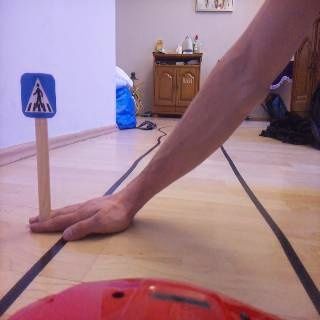
#> input picture src/perception/object_classi/kep.jpg, 320 x 320 px
$ python -i LaneKeepingAlgorithm.py   (imports and definitions only)
#> lines starting #> are read from the running program, lines starting #| are printed output that depends on the picture; after the words box and inside, x2 and y2 are one past the last pixel; in counts of white or black regions, pixels touching at a corner belong together
import cv2
import numpy as np
import math

# [35 lines of commented-out code are left out]


def detect_edges(frame):
    # [9 lines of commented-out code are left out]
    edges = cv2.Canny(frame, 50, 100)
    #cv2.imshow("edges",edges)

    return edges

def region_of_interest(edges):
    height, width = edges.shape
    mask = np.zeros_like(edges)

    # only focus lower half of the screen
    polygon = np.array([[
        (0, height),
        (0,  height/2),
        (width , height/2),
        (width , height),
    ]], np.int32)

    cv2.fillPoly(mask, polygon, 255)

    cropped_edges = cv2.bitwise_and(edges, mask)
    # cv2.imshow("roi",cropped_edges)

    return cropped_edges

def detect_line_segments(cropped_edges):
    rho = 1
    theta = np.pi / 180
    min_threshold = 10

    line_segments = cv2.HoughLinesP(cropped_edges, rho, theta, min_threshold,
                                    np.array([]), minLineLength=5, maxLineGap=150)

    return line_segments

def average_slope_intercept(frame, line_segments):
    lane_lines = []

    if line_segments is None:
        print("no line segments detected")
        return lane_lines

    height, width,_ = frame.shape
    left_fit = []
    right_fit = []

    boundary = 1/3
    left_region_boundary = width * (1 - boundary)
    right_region_boundary = width * boundary

    for line_segment in line_segments:
        for x1, y1, x2, y2 in line_segment:
            if x1 == x2:
                print("skipping vertical lines (slope = infinity")
                continue

            fit = np.polyfit((x1, x2), (y1, y2), 1)
            slope = (y2 - y1) / (x2 - x1)
            intercept = y1 - (slope * x1)

            if slope < 0:
                if x1 < left_region_boundary and x2 < left_region_boundary:
                    left_fit.append((slope, intercept))
            else:
                if x1 > right_region_boundary and x2 > right_region_boundary:
                    right_fit.append((slope, intercept))

    left_fit_average = np.average(left_fit, axis=0)
    if len(left_fit) > 0:
        lane_lines.append(make_points(frame, left_fit_average))

    right_fit_average = np.average(right_fit, axis=0)
    if len(right_fit) > 0:
        lane_lines.append(make_points(frame, right_fit_average))

    return lane_lines

def make_points(frame, line):
    height, width, _ = frame.shape

    slope, intercept = line

    y1 = height  # bottom of the frame
    y2 = int(y1 / 2)  # make points from middle of the frame down

    if slope == 0:
        slope = 0.1

    x1 = int((y1 - intercept) / slope)
    x2 = int((y2 - intercept) / slope)

    return [[x1, y1, x2, y2]]

def display_lines(frame, lines, line_color=(0, 255, 0), line_width=6):
    line_image = np.zeros_like(frame)

    if lines is not None:
        for line in lines:
            for x1, y1, x2, y2 in line:
                cv2.line(line_image, (x1, y1), (x2, y2), line_color, line_width)

    line_image = cv2.addWeighted(frame, 0.8, line_image, 1, 1)

    return line_image


def display_heading_line(frame, steering_angle, line_color=(0, 0, 255), line_width=5 ):
    heading_image = np.zeros_like(frame)
    height, width, _ = frame.shape

    steering_angle_radian = steering_angle / 180.0 * math.pi

    x1 = int(width / 2)
    y1 = height
    x2 = int(x1 - height / 2 / math.tan(steering_angle_radian))
    y2 = int(height / 2)

    cv2.line(heading_image, (x1, y1), (x2, y2), line_color, line_width)
    heading_image = cv2.addWeighted(frame, 0.8, heading_image, 1, 1)

    return heading_image

def get_steering_angle(frame, lane_lines):

    height,width,_ = frame.shape

    if len(lane_lines) == 2:
        _, _, left_x2, _ = lane_lines[0][0]
        _, _, right_x2, _ = lane_lines[1][0]
        mid = int(width / 2)
        x_offset = (left_x2 + right_x2) / 2 - mid
        y_offset = int(height / 2)

    elif len(lane_lines) == 1:
        x1, _, x2, _ = lane_lines[0][0]
        x_offset = x2 - x1
        y_offset = int(height / 2)

    elif len(lane_lines) == 0:
        x_offset = 0
        y_offset = int(height / 2)

    angle_to_mid_radian = math.atan(x_offset / y_offset)
    angle_to_mid_deg = int(angle_to_mid_radian * 180.0 / math.pi)
    steering_angle = angle_to_mid_deg + 90

    return steering_angle

# [16 lines of commented-out code are left out]

def lane_finding(frame):
    edges = detect_edges(frame)
    roi = region_of_interest(edges)
    line_segments = detect_line_segments(roi)
    lane_lines = average_slope_intercept(frame,line_segments)
    lane_lines_image = display_lines(frame,lane_lines)
    steering_angle = get_steering_angle(frame, lane_lines)
    heading_image = display_heading_line(lane_lines_image,steering_angle)
    return steering_angle, heading_image


# [68 lines of commented-out code are left out]

>>> import cv2
>>> picture = cv2.imread('src/perception/object_classi/kep.jpg')
#> picture is the input picture: shape (320, 320, 3); mean B, G, R 139.6, 126.3, 159.9
>>> result = lane_finding(picture)
#> in detect_edges, `edges = cv2.Canny(frame, 50, 100)`:
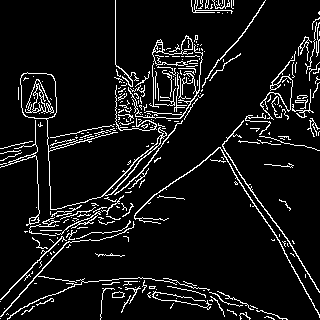
#> edges: shape (320, 320); 8% white in thin lines or dots
#> in region_of_interest, `cv2.fillPoly(mask, polygon, 255)`:
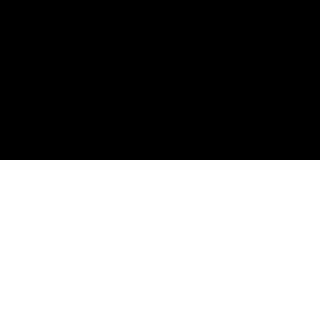
#> mask: shape (320, 320); 50% white; 1 white region, box (x1, y1, x2, y2) and area: (0, 160, 320, 320) 51200
#> in region_of_interest, `cropped_edges = cv2.bitwise_and(edges, mask)`:
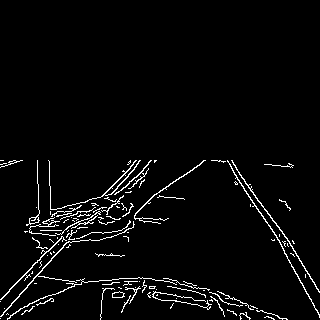
#> cropped_edges: shape (320, 320); 3.5% white in thin lines or dots, all inside (x1, y1, x2, y2) = (0, 160, 320, 320)
#> in detect_line_segments, `line_segments = cv2.HoughLinesP(cropped_edges, rho, theta, min_thresho..`: line_segments = 111 rows, first 6: [0, 316, 140, 160], [38, 189, 246, 314], [231, 160, 319, 291], [10, 161, 240, 316], [121, 312, 144, 167], [26, 224, 212, 160]
#> the loop in average_slope_intercept, `for line_segment in line_segments:` made 111 passes
#> line_segment on passes 1 to 12: [[0, 316, 140, 160]], [[38, 189, 246, 314]], [[231, 160, 319, 291]], [[10, 161, 240, 316]], [[121, 312, 144, 167]], [[26, 224, 212, 160]], [[0, 301, 130, 162]], [[29, 219, 240, 317]], [[232, 160, 315, 284]], [[37, 161, 124, 306]], [[37, 168, 223, 313]], [[225, 161, 282, 246]]
#| skipping vertical lines (slope = infinity
#> after the loop in average_slope_intercept, `for line_segment in line_segments:`: left_fit = 40 pairs, first value -31.25 to -0.045, second value 164.3 to 3473.2; right_fit = 20 items, first 6: (1.49, -183.9), (1.49, -186.6), (1.49, -174.5), (0.471, 114.6), (0.971, 77.27), (1.49, -165.9)
#> in average_slope_intercept, `left_fit_average = np.average(left_fit, axis=0)`: left_fit_average = [-2.48, 500.8]
#> in make_points, `slope, intercept = line`: slope = -2.48; intercept = 500.8
#> in make_points, `x1 = int((y1 - intercept) / slope)`: x1 = 72
#> in make_points, `x2 = int((y2 - intercept) / slope)`: x2 = 137
#> in average_slope_intercept, `right_fit_average = np.average(right_fit, axis=0)`: right_fit_average = [1.34, -91.37]
#> in lane_finding, `lane_lines = average_slope_intercept(frame,line_segments)`: lane_lines = [[[72, 320, 137, 160]], [[307, 320, 187, 160]]]
#> the loop in display_lines, `for line in lines:` made 2 passes
#> after the loop in display_lines, `for line in lines:`:
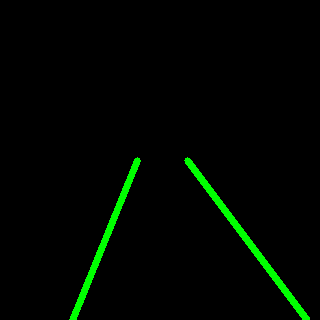
#> line_image: shape (320, 320, 3); mean of channels 0, 1, 2 0, 6.5, 0; drawn as B, G, R
#> in display_lines, `line_image = cv2.addWeighted(frame, 0.8, line_image, 1, 1)`:
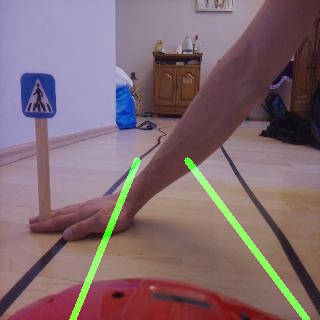
#> line_image: shape (320, 320, 3); mean B, G, R 112.7, 105.8, 128.9
#> in get_steering_angle, `_, _, left_x2, _ = lane_lines[0][0]`: left_x2 = 137
#> in get_steering_angle, `_, _, right_x2, _ = lane_lines[1][0]`: right_x2 = 187
#> in get_steering_angle, `x_offset = (left_x2 + right_x2) / 2 - mid`: x_offset = 2
#> in get_steering_angle, `angle_to_mid_radian = math.atan(x_offset / y_offset)`: angle_to_mid_radian = 0.0125
#> in get_steering_angle, `angle_to_mid_deg = int(angle_to_mid_radian * 180.0 / math.pi)`: angle_to_mid_deg = 0
#> in get_steering_angle, `steering_angle = angle_to_mid_deg + 90`: steering_angle = 90
#> in display_heading_line, `steering_angle_radian = steering_angle / 180.0 * math.pi`: steering_angle_radian = 1.57
#> in display_heading_line, `x2 = int(x1 - height / 2 / math.tan(steering_angle_radian))`: x2 = 160
#> in display_heading_line, `cv2.line(heading_image, (x1, y1), (x2, y2), line_color, line_width)`:
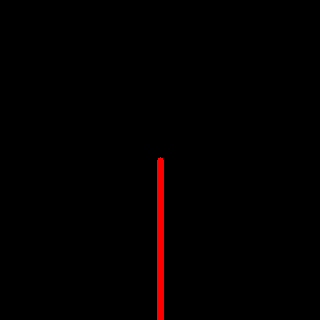
#> heading_image: shape (320, 320, 3); mean of channels 0, 1, 2 0, 0, 2.8; drawn as B, G, R
#> in display_heading_line, `heading_image = cv2.addWeighted(frame, 0.8, heading_image, 1, 1)`:
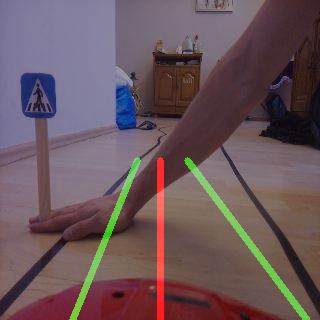
#> heading_image: shape (320, 320, 3); mean B, G, R 91.2, 85.6, 105.8
